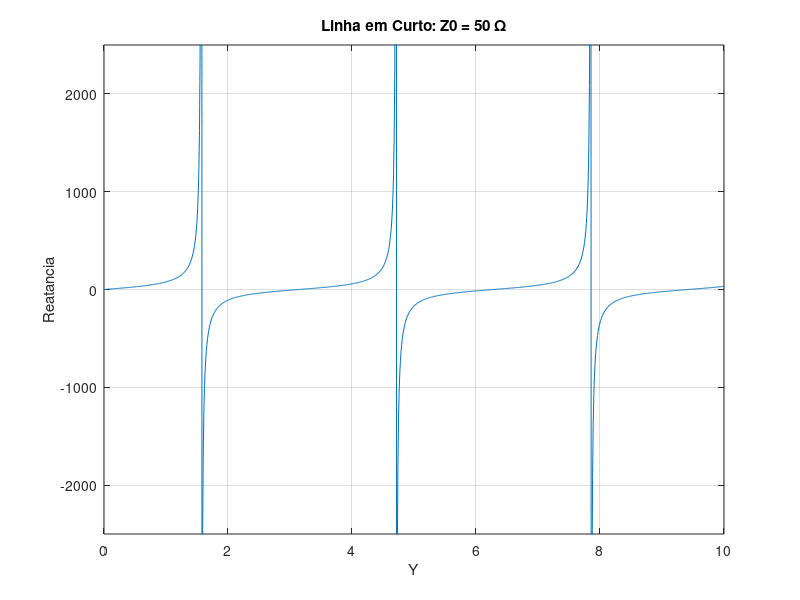
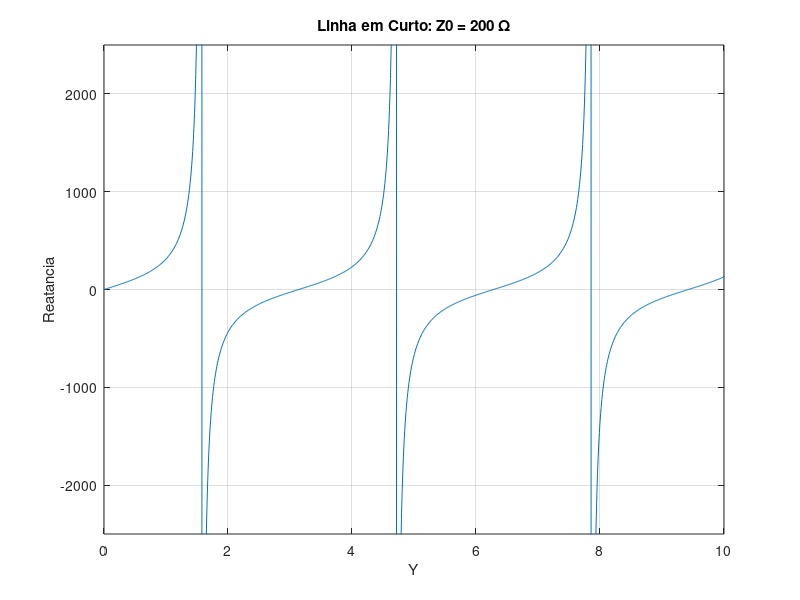
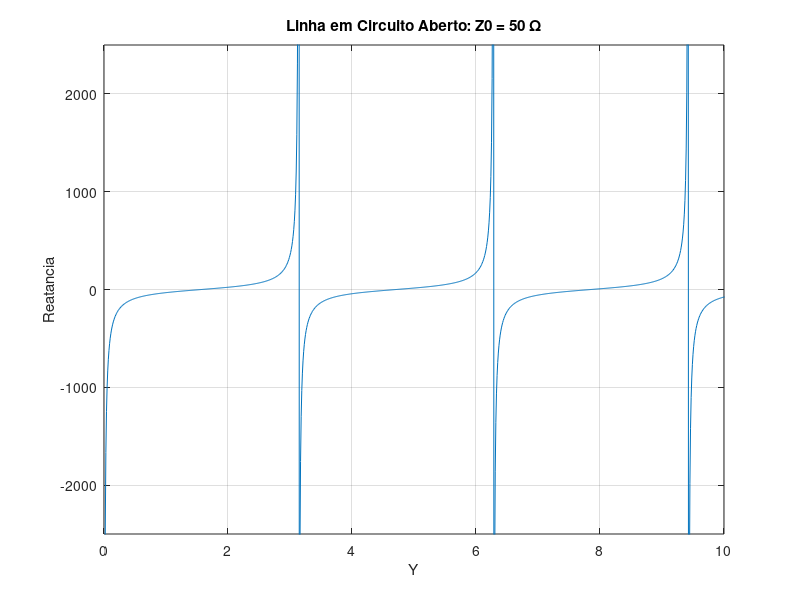
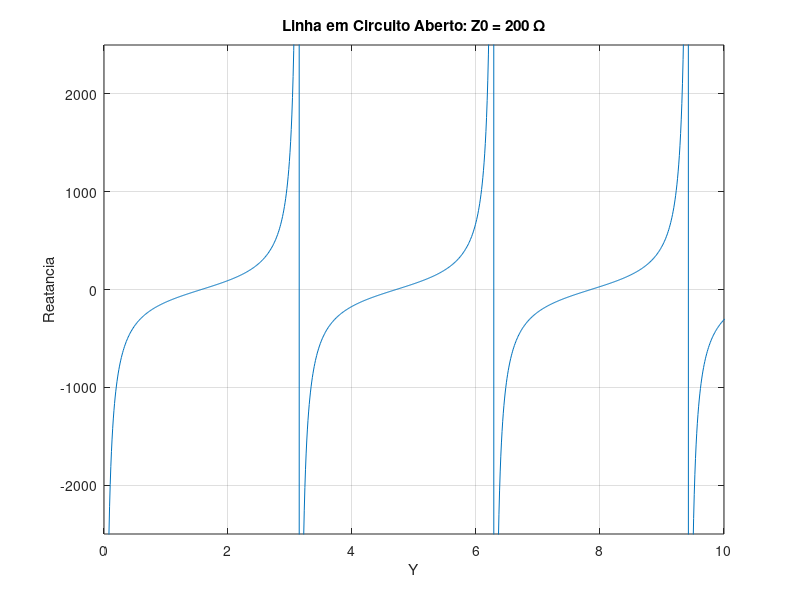

MATLAB code to generate these figures, in order:
%Irradiacao e Ondas Guiadas - Eng. Eletrica
%Plotar impedancia ao longo da linha
%31/01/2022
%Gabriel Arantes e Larissa Braga

%%
%Linha de transmissao em curto
clc;
clear all;
close all;

z01 = 50;
z02 = 200;

for n = 1:10e3
    y(n) = 100*(n-1)/10e3;
    z1(n) = z01*tan(y(n));
    z2(n) = z02*tan(y(n));
end

figure(1)
plot(y,z1), grid;
title('Linha em Curto: Z0 = 50 \Omega');
xlabel('Y');
ylabel('Reatancia');
axis([0 10 -2.5e3 2.5e3]);

figure(2)
plot(y,z2), grid;
title('Linha em Curto: Z0 = 200 \Omega');
xlabel('Y');
ylabel('Reatancia');
axis([0 10 -2.5e3 2.5e3]);

%%
%Linha de Transmissao Aberta
clc;
clear all;
close all;

z01 = 50;
z02 = 200;

for n = 1:10e3
    y(n) = 100*(n-1)/10e3;
    z1(n) = -z01*cot(y(n));
    z2(n) = -z02*cot(y(n));
end

figure(3)
plot(y,z1), grid;
title('Linha em Circuito Aberto: Z0 = 50 \Omega');
xlabel('Y');
ylabel('Reatancia');
axis([0 10 -2.5e3 2.5e3]);

figure(4)
plot(y,z2), grid;
title('Linha em Circuito Aberto: Z0 = 200 \Omega');
xlabel('Y');
ylabel('Reatancia');
axis([0 10 -2.5e3 2.5e3]);

%%
%Linha de Transmissao Casada
clc;
clear all;
close all;

z01 = 50;
z02 = 100;
zc1 = 50;
zc2 = 100;

for n = 1:10e3
    y(n) = 100*(n-1)/10e3;
    z1(n) = z02*(zc2+z02*tan(y(n)))/(z02+zc2*tan(y(n)));
    z2(n) = z01*(zc2+z01*tan(y(n)))/(z01+zc2*tan(y(n)));
    z3(n) = z02*(zc1+z02*tan(y(n)))/(z02+zc1*tan(y(n)));
end

figure(5)
plot(y,z1), grid;
title('Linha em Casada: Z0 = Zc = 100 \Omega');
xlabel('Y');
ylabel('Reatancia');
axis([0 10 -2.5e3 2.5e3]);

figure(6)
plot(y,z2), grid;
title('Linha Casada: Z0 = 50 \Omega e Zc = 100 \Omega');
xlabel('Y');
ylabel('Reatancia');
axis([0 10 -2.5e3 2.5e3]);

figure(7)
plot(y,z3), grid;
title('Linha Casada: Z0 = 100 \Omega e Zc = 50 \Omega');
xlabel('Y');
ylabel('Reatancia');
axis([0 10 -2.5e3 2.5e3]);
